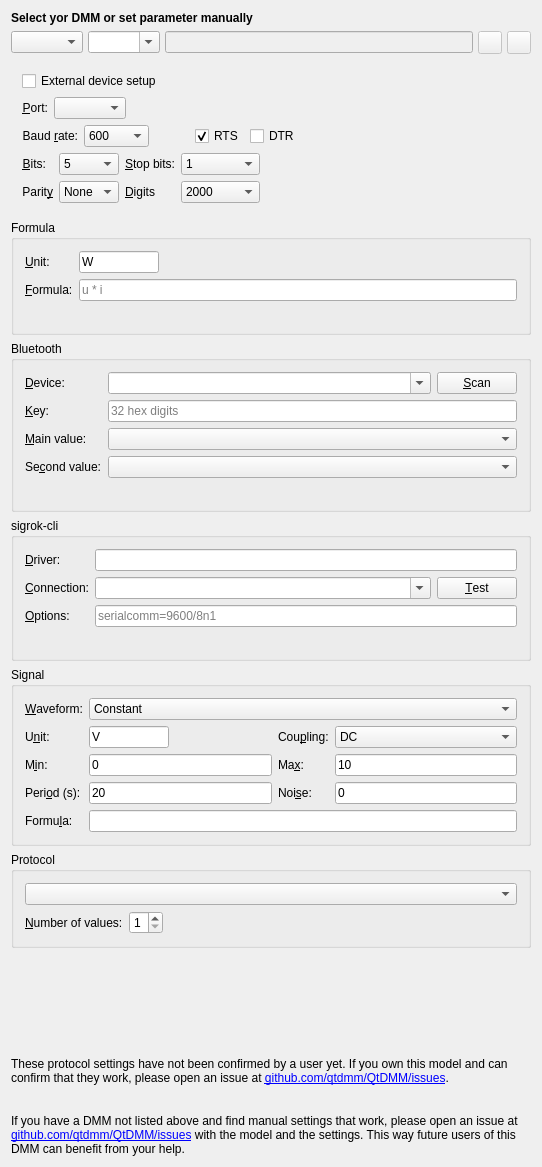
<?xml version="1.0" encoding="UTF-8"?>
<ui version="4.0">
 <class>UIMeterPrefs</class>
 <widget class="SettingsPage" name="UIMeterPrefs">
  <property name="geometry">
   <rect>
    <x>0</x>
    <y>0</y>
    <width>542</width>
    <height>690</height>
   </rect>
  </property>
  <layout class="QVBoxLayout" name="verticalLayout_2">
   <item>
    <widget class="QLabel" name="ui_hint">
     <property name="sizePolicy">
      <sizepolicy hsizetype="Minimum" vsizetype="Fixed">
       <horstretch>0</horstretch>
       <verstretch>0</verstretch>
      </sizepolicy>
     </property>
     <property name="frameShape">
      <enum>QFrame::NoFrame</enum>
     </property>
     <property name="text">
      <string>&lt;b&gt;Select yor DMM or set parameter manually&lt;/b&gt;</string>
     </property>
     <property name="wordWrap">
      <bool>false</bool>
     </property>
    </widget>
   </item>
   <item>
    <layout class="QHBoxLayout" name="_2">
     <property name="spacing">
      <number>5</number>
     </property>
     <item>
      <widget class="QComboBox" name="ui_vendor">
       <property name="whatsThis">
        <string>Select your DMM's vendor to narrow the model list below.</string>
       </property>
       <property name="sizeAdjustPolicy">
        <enum>QComboBox::AdjustToContents</enum>
       </property>
      </widget>
     </item>
     <item>
      <widget class="QComboBox" name="ui_model">
       <property name="whatsThis">
        <string>Here you may select your DMM model. If your DMM is not in the list, try to find working settings and open an issue at github.com/qtdmm/QtDMM/issues with them, so they can be added to the list in the next release.</string>
       </property>
       <property name="editable">
        <bool>true</bool>
       </property>
       <property name="currentText">
        <string notr="true"/>
       </property>
       <property name="insertPolicy">
        <enum>QComboBox::NoInsert</enum>
       </property>
       <property name="sizeAdjustPolicy">
        <enum>QComboBox::AdjustToContents</enum>
       </property>
      </widget>
     </item>
     <item>
      <widget class="QLineEdit" name="ui_filename">
       <property name="enabled">
        <bool>false</bool>
       </property>
       <property name="readOnly">
        <bool>true</bool>
       </property>
      </widget>
     </item>
     <item>
      <widget class="QToolButton" name="ui_load">
       <property name="enabled">
        <bool>false</bool>
       </property>
       <property name="toolTip">
        <string>Load Settings</string>
       </property>
       <property name="text">
        <string/>
       </property>
       <property name="icon">
        <iconset theme="document-open"/>
       </property>
      </widget>
     </item>
     <item>
      <widget class="QToolButton" name="ui_save">
       <property name="enabled">
        <bool>false</bool>
       </property>
       <property name="toolTip">
        <string>Save Settings</string>
       </property>
       <property name="text">
        <string/>
       </property>
       <property name="icon">
        <iconset theme="document-save"/>
       </property>
      </widget>
     </item>
    </layout>
   </item>
   <item>
    <widget class="QWidget" name="ButtonGroup11" native="true">
     <property name="title" stdset="0">
      <string>Port settings</string>
     </property>
     <layout class="QFormLayout" name="formLayout_6">
      <item row="0" column="0">
       <layout class="QHBoxLayout" name="horizontalLayout_2">
        <item>
         <widget class="QCheckBox" name="ui_externalSetup">
          <property name="text">
           <string>External device setup</string>
          </property>
         </widget>
        </item>
        <item>
         <spacer name="horizontalSpacer">
          <property name="orientation">
           <enum>Qt::Horizontal</enum>
          </property>
          <property name="sizeHint" stdset="0">
           <size>
            <width>40</width>
            <height>20</height>
           </size>
          </property>
         </spacer>
        </item>
       </layout>
      </item>
      <item row="1" column="0">
       <layout class="QHBoxLayout" name="horizontalLayout_3">
        <item>
         <layout class="QFormLayout" name="formLayout_4">
          <item row="0" column="0">
           <widget class="QLabel" name="TextLabel2">
            <property name="text">
             <string>&amp;Port:</string>
            </property>
            <property name="alignment">
             <set>Qt::AlignRight|Qt::AlignTrailing|Qt::AlignVCenter</set>
            </property>
            <property name="wordWrap">
             <bool>false</bool>
            </property>
            <property name="buddy">
             <cstring>port</cstring>
            </property>
           </widget>
          </item>
          <item row="0" column="1">
           <layout class="QHBoxLayout" name="_3">
            <property name="spacing">
             <number>2</number>
            </property>
            <property name="leftMargin">
             <number>0</number>
            </property>
            <property name="topMargin">
             <number>0</number>
            </property>
            <property name="rightMargin">
             <number>0</number>
            </property>
            <property name="bottomMargin">
             <number>0</number>
            </property>
            <item>
             <widget class="QComboBox" name="port">
              <property name="sizePolicy">
               <sizepolicy hsizetype="MinimumExpanding" vsizetype="Fixed">
                <horstretch>0</horstretch>
                <verstretch>0</verstretch>
               </sizepolicy>
              </property>
              <property name="whatsThis">
               <string>Choose the serial device here. &lt;i&gt;(Hint for DOS people: /dev/ttyS0 corresponds to COM1. /dev/ttyS1 to COM2 ...)&lt;/i&gt;</string>
              </property>
              <property name="currentText">
               <string notr="true"/>
              </property>
              <property name="currentIndex">
               <number>-1</number>
              </property>
             </widget>
            </item>
           </layout>
          </item>
         </layout>
        </item>
       </layout>
      </item>
      <item row="2" column="0">
       <layout class="QHBoxLayout" name="_4">
        <item>
         <layout class="QFormLayout" name="formLayout_5">
          <item row="0" column="0">
           <widget class="QLabel" name="ui_baudLabel">
            <property name="text">
             <string>Baud &amp;rate:</string>
            </property>
            <property name="alignment">
             <set>Qt::AlignRight|Qt::AlignTrailing|Qt::AlignVCenter</set>
            </property>
            <property name="wordWrap">
             <bool>false</bool>
            </property>
            <property name="buddy">
             <cstring>baudRate</cstring>
            </property>
           </widget>
          </item>
          <item row="0" column="1">
           <widget class="QComboBox" name="baudRate">
            <property name="whatsThis">
             <string>Select the baud rate for the DMM here. If you encounter problems connecting to your DMM try lowering the baud rate. I had some problems with my &lt;b&gt;Metex ME-32&lt;/b&gt;. The Documentation said 1200 baud but it only worked at 600.</string>
            </property>
            <property name="currentText">
             <string notr="true">600</string>
            </property>
            <property name="currentIndex">
             <number>0</number>
            </property>
            <item>
             <property name="text">
              <string notr="true">600</string>
             </property>
            </item>
            <item>
             <property name="text">
              <string notr="true">1200</string>
             </property>
            </item>
            <item>
             <property name="text">
              <string notr="true">1800</string>
             </property>
            </item>
            <item>
             <property name="text">
              <string notr="true">2400</string>
             </property>
            </item>
            <item>
             <property name="text">
              <string notr="true">4800</string>
             </property>
            </item>
            <item>
             <property name="text">
              <string notr="true">9600</string>
             </property>
            </item>
            <item>
             <property name="text">
              <string notr="true">19200</string>
             </property>
            </item>
           </widget>
          </item>
         </layout>
        </item>
        <item>
         <spacer name="horizontalSpacer_3">
          <property name="orientation">
           <enum>Qt::Horizontal</enum>
          </property>
          <property name="sizeHint" stdset="0">
           <size>
            <width>40</width>
            <height>20</height>
           </size>
          </property>
         </spacer>
        </item>
        <item>
         <widget class="QCheckBox" name="uirts">
          <property name="text">
           <string notr="true">RTS</string>
          </property>
          <property name="checked">
           <bool>true</bool>
          </property>
         </widget>
        </item>
        <item>
         <widget class="QCheckBox" name="uidtr">
          <property name="text">
           <string notr="true">DTR</string>
          </property>
         </widget>
        </item>
        <item>
         <spacer name="spacer3">
          <property name="orientation">
           <enum>Qt::Horizontal</enum>
          </property>
          <property name="sizeType">
           <enum>QSizePolicy::Expanding</enum>
          </property>
          <property name="sizeHint" stdset="0">
           <size>
            <width>40</width>
            <height>21</height>
           </size>
          </property>
         </spacer>
        </item>
       </layout>
      </item>
      <item row="3" column="0">
       <layout class="QHBoxLayout" name="horizontalLayout_4">
        <item>
         <layout class="QFormLayout" name="formLayout_2">
          <item row="0" column="0">
           <widget class="QLabel" name="ui_bitsLabel">
            <property name="text">
             <string>&amp;Bits:</string>
            </property>
            <property name="alignment">
             <set>Qt::AlignRight|Qt::AlignTrailing|Qt::AlignVCenter</set>
            </property>
            <property name="wordWrap">
             <bool>false</bool>
            </property>
            <property name="buddy">
             <cstring>bitsCombo</cstring>
            </property>
           </widget>
          </item>
          <item row="0" column="1">
           <widget class="QComboBox" name="bitsCombo">
            <property name="whatsThis">
             <string>Number of bits for serial communication.</string>
            </property>
            <property name="currentText">
             <string notr="true">5</string>
            </property>
            <item>
             <property name="text">
              <string notr="true">5</string>
             </property>
            </item>
            <item>
             <property name="text">
              <string notr="true">6</string>
             </property>
            </item>
            <item>
             <property name="text">
              <string notr="true">7</string>
             </property>
            </item>
            <item>
             <property name="text">
              <string notr="true">8</string>
             </property>
            </item>
           </widget>
          </item>
          <item row="1" column="0">
           <widget class="QLabel" name="ui_parityLabel">
            <property name="text">
             <string>Parit&amp;y</string>
            </property>
            <property name="alignment">
             <set>Qt::AlignRight|Qt::AlignTrailing|Qt::AlignVCenter</set>
            </property>
            <property name="wordWrap">
             <bool>false</bool>
            </property>
            <property name="buddy">
             <cstring>stopBitsCombo</cstring>
            </property>
           </widget>
          </item>
          <item row="1" column="1">
           <widget class="QComboBox" name="parityCombo">
            <property name="whatsThis">
             <string>Parity for serial communication. May be None, Odd or Even.</string>
            </property>
            <item>
             <property name="text">
              <string>None</string>
             </property>
            </item>
            <item>
             <property name="text">
              <string>Even</string>
             </property>
            </item>
            <item>
             <property name="text">
              <string>Odd</string>
             </property>
            </item>
           </widget>
          </item>
         </layout>
        </item>
        <item>
         <layout class="QFormLayout" name="formLayout_3">
          <item row="0" column="0">
           <widget class="QLabel" name="ui_stopLabel">
            <property name="text">
             <string>&amp;Stop bits:</string>
            </property>
            <property name="alignment">
             <set>Qt::AlignRight|Qt::AlignTrailing|Qt::AlignVCenter</set>
            </property>
            <property name="wordWrap">
             <bool>false</bool>
            </property>
            <property name="buddy">
             <cstring>stopBitsCombo</cstring>
            </property>
           </widget>
          </item>
          <item row="0" column="1">
           <widget class="QComboBox" name="stopBitsCombo">
            <property name="whatsThis">
             <string>Number of stop bits for serial communication.</string>
            </property>
            <property name="currentText">
             <string notr="true">1</string>
            </property>
            <item>
             <property name="text">
              <string notr="true">1</string>
             </property>
            </item>
            <item>
             <property name="text">
              <string notr="true">2</string>
             </property>
            </item>
           </widget>
          </item>
          <item row="1" column="0">
           <widget class="QLabel" name="ui_displayLabel">
            <property name="text">
             <string>&amp;Digits</string>
            </property>
            <property name="alignment">
             <set>Qt::AlignRight|Qt::AlignTrailing|Qt::AlignVCenter</set>
            </property>
            <property name="wordWrap">
             <bool>false</bool>
            </property>
            <property name="buddy">
             <cstring>stopBitsCombo</cstring>
            </property>
           </widget>
          </item>
          <item row="1" column="1">
           <widget class="QComboBox" name="displayCombo">
            <property name="whatsThis">
             <string>Number of display digits.
&lt;ul&gt;&lt;li&gt;3 1/2 - 2000 Counts&lt;/li&gt;
&lt;li&gt;3 3/4 - 4000 Counts&lt;/li&gt;
&lt;li&gt;4 1/2 - 20000 Counts&lt;/li&gt;
&lt;li&gt;4 3/4 - 40000 Counts&lt;/li&gt;
&lt;/ul&gt;</string>
            </property>
            <property name="currentText">
             <string notr="true">2000</string>
            </property>
            <item>
             <property name="text">
              <string notr="true">2000</string>
             </property>
            </item>
            <item>
             <property name="text">
              <string notr="true">4000</string>
             </property>
            </item>
            <item>
             <property name="text">
              <string notr="true">6000</string>
             </property>
            </item>
            <item>
             <property name="text">
              <string notr="true">8000</string>
             </property>
            </item>
            <item>
             <property name="text">
              <string notr="true">20000</string>
             </property>
            </item>
            <item>
             <property name="text">
              <string notr="true">22000</string>
             </property>
            </item>
            <item>
             <property name="text">
              <string notr="true">40000</string>
             </property>
            </item>
            <item>
             <property name="text">
              <string notr="true">50000</string>
             </property>
            </item>
            <item>
             <property name="text">
              <string notr="true">100000</string>
             </property>
            </item>
            <item>
             <property name="text">
              <string notr="true">200000</string>
             </property>
            </item>
            <item>
             <property name="text">
              <string notr="true">400000</string>
             </property>
            </item>
            <item>
             <property name="text">
              <string notr="true">400000</string>
             </property>
            </item>
            <item>
             <property name="text">
              <string notr="true">1000000</string>
             </property>
            </item>
           </widget>
          </item>
         </layout>
        </item>
        <item>
         <spacer name="horizontalSpacer_2">
          <property name="orientation">
           <enum>Qt::Horizontal</enum>
          </property>
          <property name="sizeHint" stdset="0">
           <size>
            <width>40</width>
            <height>20</height>
           </size>
          </property>
         </spacer>
        </item>
       </layout>
      </item>
     </layout>
    </widget>
   </item>
   <item>
    <widget class="QGroupBox" name="ui_calcGroup">
     <property name="title">
      <string>Formula</string>
     </property>
     <layout class="QFormLayout" name="formLayout_calc">
      <item row="0" column="0">
       <widget class="QLabel" name="ui_calcUnitLabel">
        <property name="text">
         <string>&amp;Unit:</string>
        </property>
        <property name="buddy">
         <cstring>ui_calcUnit</cstring>
        </property>
       </widget>
      </item>
      <item row="0" column="1">
       <widget class="QLineEdit" name="ui_calcUnit">
        <property name="whatsThis">
         <string>The unit of the calculated value, without SI prefix: W, V, A, Ohm, ...</string>
        </property>
        <property name="maximumSize">
         <size>
          <width>80</width>
          <height>16777215</height>
         </size>
        </property>
        <property name="text">
         <string notr="true">W</string>
        </property>
       </widget>
      </item>
      <item row="1" column="0">
       <widget class="QLabel" name="ui_calcExpressionLabel">
        <property name="text">
         <string>&amp;Formula:</string>
        </property>
        <property name="buddy">
         <cstring>ui_calcExpression</cstring>
        </property>
       </widget>
      </item>
      <item row="1" column="1">
       <widget class="QLineEdit" name="ui_calcExpression">
        <property name="whatsThis">
         <string>The value this instance shows, computed from the readings of the other running instances. Their names are the variables; + - * / ^, parentheses, numbers with SI suffix (1.5k) and sqrt, abs, log10, min, max are allowed.</string>
        </property>
        <property name="placeholderText">
         <string notr="true">u * i</string>
        </property>
       </widget>
      </item>
      <item row="2" column="1">
       <widget class="QLabel" name="ui_calcHint">
        <property name="text">
         <string notr="true"/>
        </property>
        <property name="textFormat">
         <enum>Qt::RichText</enum>
        </property>
        <property name="wordWrap">
         <bool>true</bool>
        </property>
       </widget>
      </item>
     </layout>
    </widget>
   </item>
   <item>
    <widget class="QGroupBox" name="ui_bleGroup">
     <property name="title">
      <string>Bluetooth</string>
     </property>
     <layout class="QGridLayout" name="gridLayout_ble">
      <item row="0" column="0">
       <widget class="QLabel" name="ui_bleAddressLabel">
        <property name="text">
         <string>&amp;Device:</string>
        </property>
        <property name="buddy">
         <cstring>ui_bleAddress</cstring>
        </property>
       </widget>
      </item>
      <item row="0" column="1">
       <widget class="QComboBox" name="ui_bleAddress">
        <property name="whatsThis">
         <string>The Bluetooth address of the Victron device, as VictronConnect shows it under Product info, Instant readout via Bluetooth. Scan lists the Victron devices in range.</string>
        </property>
        <property name="editable">
         <bool>true</bool>
        </property>
        <property name="sizePolicy">
         <sizepolicy hsizetype="Expanding" vsizetype="Fixed">
          <horstretch>0</horstretch>
          <verstretch>0</verstretch>
         </sizepolicy>
        </property>
       </widget>
      </item>
      <item row="0" column="2">
       <widget class="QPushButton" name="ui_bleScan">
        <property name="text">
         <string>&amp;Scan</string>
        </property>
       </widget>
      </item>
      <item row="1" column="0">
       <widget class="QLabel" name="ui_bleKeyLabel">
        <property name="text">
         <string>&amp;Key:</string>
        </property>
        <property name="buddy">
         <cstring>ui_bleKey</cstring>
        </property>
       </widget>
      </item>
      <item row="1" column="1" colspan="2">
       <widget class="QLineEdit" name="ui_bleKey">
        <property name="whatsThis">
         <string>The 32-digit encryption key of the device: VictronConnect, Product info, Instant readout via Bluetooth, Encryption data.</string>
        </property>
        <property name="placeholderText">
         <string notr="true">32 hex digits</string>
        </property>
       </widget>
      </item>
      <item row="2" column="0">
       <widget class="QLabel" name="ui_bleMainLabel">
        <property name="text">
         <string>&amp;Main value:</string>
        </property>
        <property name="buddy">
         <cstring>ui_bleMain</cstring>
        </property>
       </widget>
      </item>
      <item row="2" column="1" colspan="2">
       <widget class="QComboBox" name="ui_bleMain">
        <property name="whatsThis">
         <string>Which of the device's values the display, the analog meter and the recorder show.</string>
        </property>
       </widget>
      </item>
      <item row="3" column="0">
       <widget class="QLabel" name="ui_bleSecondLabel">
        <property name="text">
         <string>Se&amp;cond value:</string>
        </property>
        <property name="buddy">
         <cstring>ui_bleSecond</cstring>
        </property>
       </widget>
      </item>
      <item row="3" column="1" colspan="2">
       <widget class="QComboBox" name="ui_bleSecond">
        <property name="whatsThis">
         <string>A second value shown on the display's second line and logged in the readings table.</string>
        </property>
       </widget>
      </item>
      <item row="4" column="1" colspan="2">
       <widget class="QLabel" name="ui_bleHint">
        <property name="text">
         <string notr="true"/>
        </property>
        <property name="wordWrap">
         <bool>true</bool>
        </property>
       </widget>
      </item>
     </layout>
    </widget>
   </item>
   <item>
    <widget class="QGroupBox" name="ui_sigrokGroup">
     <property name="title">
      <string>sigrok-cli</string>
     </property>
     <layout class="QGridLayout" name="gridLayout_sigrok">
      <item row="0" column="0">
       <widget class="QLabel" name="ui_sigrokDriverLabel">
        <property name="text">
         <string>&amp;Driver:</string>
        </property>
        <property name="buddy">
         <cstring>ui_sigrokDriver</cstring>
        </property>
       </widget>
      </item>
      <item row="0" column="1" colspan="2">
       <widget class="QLineEdit" name="ui_sigrokDriver">
        <property name="whatsThis">
         <string>The libsigrok driver for this meter, filled in from the model. Change it only if sigrok-cli --list-supported names another one for your meter.</string>
        </property>
       </widget>
      </item>
      <item row="1" column="0">
       <widget class="QLabel" name="ui_sigrokConnLabel">
        <property name="text">
         <string>&amp;Connection:</string>
        </property>
        <property name="buddy">
         <cstring>ui_sigrokConn</cstring>
        </property>
       </widget>
      </item>
      <item row="1" column="1">
       <widget class="QComboBox" name="ui_sigrokConn">
        <property name="whatsThis">
         <string>How sigrok-cli reaches the meter (its conn= option): a serial port such as /dev/ttyUSB0 or COM3, usbtmc/&lt;vid&gt;.&lt;pid&gt; for USB-TMC, tcp-raw/&lt;host&gt;/5025 for LAN.</string>
        </property>
        <property name="editable">
         <bool>true</bool>
        </property>
        <property name="sizePolicy">
         <sizepolicy hsizetype="Expanding" vsizetype="Fixed">
          <horstretch>0</horstretch>
          <verstretch>0</verstretch>
         </sizepolicy>
        </property>
       </widget>
      </item>
      <item row="1" column="2">
       <widget class="QPushButton" name="ui_sigrokTest">
        <property name="text">
         <string>&amp;Test</string>
        </property>
        <property name="whatsThis">
         <string>Runs sigrok-cli --scan with these settings and shows whether the meter answers.</string>
        </property>
       </widget>
      </item>
      <item row="2" column="0">
       <widget class="QLabel" name="ui_sigrokOptionsLabel">
        <property name="text">
         <string>&amp;Options:</string>
        </property>
        <property name="buddy">
         <cstring>ui_sigrokOptions</cstring>
        </property>
       </widget>
      </item>
      <item row="2" column="1" colspan="2">
       <widget class="QLineEdit" name="ui_sigrokOptions">
        <property name="whatsThis">
         <string>Further driver options, colon separated, e.g. serialcomm=9600/8n1 for a serial connection.</string>
        </property>
        <property name="placeholderText">
         <string notr="true">serialcomm=9600/8n1</string>
        </property>
       </widget>
      </item>
      <item row="3" column="1" colspan="2">
       <widget class="QLabel" name="ui_sigrokHint">
        <property name="text">
         <string notr="true"/>
        </property>
        <property name="wordWrap">
         <bool>true</bool>
        </property>
        <property name="openExternalLinks">
         <bool>false</bool>
        </property>
       </widget>
      </item>
     </layout>
    </widget>
   </item>
   <item>
    <widget class="QGroupBox" name="ui_virtualGroup">
     <property name="title">
      <string>Signal</string>
     </property>
     <layout class="QGridLayout" name="gridLayout_virtual">
      <item row="0" column="0">
       <widget class="QLabel" name="ui_virtualSignalLabel">
        <property name="text">
         <string>&amp;Waveform:</string>
        </property>
        <property name="buddy">
         <cstring>ui_virtualSignal</cstring>
        </property>
       </widget>
      </item>
      <item row="0" column="1" colspan="3">
       <widget class="QComboBox" name="ui_virtualSignal">
        <property name="whatsThis">
         <string>What the virtual meter shows over time. Constant and Random stay within Min..Max; the periodic waveforms swing between Min and Max once per Period; Discharge falls from Max towards Min with the time constant Period; Custom uses your own formula (t = seconds since connecting).</string>
        </property>
        <item><property name="text"><string>Constant</string></property></item>
        <item><property name="text"><string>Random</string></property></item>
        <item><property name="text"><string>Sine</string></property></item>
        <item><property name="text"><string>Triangle</string></property></item>
        <item><property name="text"><string>Square</string></property></item>
        <item><property name="text"><string>Sawtooth</string></property></item>
        <item><property name="text"><string>Discharge</string></property></item>
        <item><property name="text"><string>Custom formula</string></property></item>
       </widget>
      </item>
      <item row="1" column="0">
       <widget class="QLabel" name="ui_virtualUnitLabel">
        <property name="text">
         <string>U&amp;nit:</string>
        </property>
        <property name="buddy">
         <cstring>ui_virtualUnit</cstring>
        </property>
       </widget>
      </item>
      <item row="1" column="1">
       <widget class="QLineEdit" name="ui_virtualUnit">
        <property name="maximumSize">
         <size>
          <width>80</width>
          <height>16777215</height>
         </size>
        </property>
        <property name="text">
         <string notr="true">V</string>
        </property>
       </widget>
      </item>
      <item row="1" column="2">
       <widget class="QLabel" name="ui_virtualCouplingLabel">
        <property name="text">
         <string>Cou&amp;pling:</string>
        </property>
        <property name="buddy">
         <cstring>ui_virtualCoupling</cstring>
        </property>
       </widget>
      </item>
      <item row="1" column="3">
       <widget class="QComboBox" name="ui_virtualCoupling">
        <item><property name="text"><string notr="true">DC</string></property></item>
        <item><property name="text"><string notr="true">AC</string></property></item>
       </widget>
      </item>
      <item row="2" column="0">
       <widget class="QLabel" name="ui_virtualMinLabel">
        <property name="text">
         <string>M&amp;in:</string>
        </property>
        <property name="buddy">
         <cstring>ui_virtualMin</cstring>
        </property>
       </widget>
      </item>
      <item row="2" column="1">
       <widget class="QLineEdit" name="ui_virtualMin">
        <property name="text">
         <string notr="true">0</string>
        </property>
       </widget>
      </item>
      <item row="2" column="2">
       <widget class="QLabel" name="ui_virtualMaxLabel">
        <property name="text">
         <string>Ma&amp;x:</string>
        </property>
        <property name="buddy">
         <cstring>ui_virtualMax</cstring>
        </property>
       </widget>
      </item>
      <item row="2" column="3">
       <widget class="QLineEdit" name="ui_virtualMax">
        <property name="text">
         <string notr="true">10</string>
        </property>
       </widget>
      </item>
      <item row="3" column="0">
       <widget class="QLabel" name="ui_virtualPeriodLabel">
        <property name="text">
         <string>Peri&amp;od (s):</string>
        </property>
        <property name="buddy">
         <cstring>ui_virtualPeriod</cstring>
        </property>
       </widget>
      </item>
      <item row="3" column="1">
       <widget class="QLineEdit" name="ui_virtualPeriod">
        <property name="text">
         <string notr="true">20</string>
        </property>
       </widget>
      </item>
      <item row="3" column="2">
       <widget class="QLabel" name="ui_virtualNoiseLabel">
        <property name="text">
         <string>Noi&amp;se:</string>
        </property>
        <property name="buddy">
         <cstring>ui_virtualNoise</cstring>
        </property>
       </widget>
      </item>
      <item row="3" column="3">
       <widget class="QLineEdit" name="ui_virtualNoise">
        <property name="whatsThis">
         <string>Peak-to-peak amplitude of random noise added to the signal, in the unit above. 0 for a clean signal.</string>
        </property>
        <property name="text">
         <string notr="true">0</string>
        </property>
       </widget>
      </item>
      <item row="4" column="0">
       <widget class="QLabel" name="ui_virtualFormulaLabel">
        <property name="text">
         <string>Formu&amp;la:</string>
        </property>
        <property name="buddy">
         <cstring>ui_virtualFormula</cstring>
        </property>
       </widget>
      </item>
      <item row="4" column="1" colspan="3">
       <widget class="QLineEdit" name="ui_virtualFormula">
        <property name="whatsThis">
         <string>The formula the waveform above expands to; editable with Custom formula. t is the time in seconds since connecting, pi, sin, cos, exp, floor, sqrt, abs, rand() and the readings of other instances may be used.</string>
        </property>
       </widget>
      </item>
     </layout>
    </widget>
   </item>
   <item>
    <widget class="QGroupBox" name="ui_protocol">
     <property name="title">
      <string>Protocol</string>
     </property>
     <layout class="QVBoxLayout" name="verticalLayout">
      <item>
       <widget class="QComboBox" name="protocolCombo">
        <property name="whatsThis">
         <string>Here you may select the Communication type. If you have a not &quot;officially&quot; supported multimeter, just try out the existing protocols. If you are lucky it may work. If you find working settings, send the to me.</string>
        </property>
       </widget>
      </item>
      <item>
       <layout class="QHBoxLayout" name="horizontalLayout_6">
        <item>
         <layout class="QFormLayout" name="formLayout_8">
          <property name="fieldGrowthPolicy">
           <enum>QFormLayout::AllNonFixedFieldsGrow</enum>
          </property>
          <item row="0" column="0">
           <widget class="QLabel" name="TextLabel1_6">
            <property name="text">
             <string>&amp;Number of values:</string>
            </property>
            <property name="buddy">
             <cstring>ui_numValues</cstring>
            </property>
           </widget>
          </item>
          <item row="0" column="1">
           <widget class="QSpinBox" name="ui_numValues">
            <property name="whatsThis">
             <string>Some multimeter send several lines of data containing different measured values. As QtDMM only shows one variable here you can set the number of lines to be ignored for each measurement (That means that QtDMM only uses the first line).</string>
            </property>
            <property name="minimum">
             <number>1</number>
            </property>
            <property name="maximum">
             <number>4</number>
            </property>
           </widget>
          </item>
         </layout>
        </item>
        <item>
         <spacer name="Spacer1_4">
          <property name="orientation">
           <enum>Qt::Horizontal</enum>
          </property>
          <property name="sizeType">
           <enum>QSizePolicy::Expanding</enum>
          </property>
          <property name="sizeHint" stdset="0">
           <size>
            <width>20</width>
            <height>20</height>
           </size>
          </property>
         </spacer>
        </item>
       </layout>
      </item>
     </layout>
    </widget>
   </item>
   <item>
    <spacer name="Spacer1_3">
     <property name="orientation">
      <enum>Qt::Vertical</enum>
     </property>
     <property name="sizeType">
      <enum>QSizePolicy::Expanding</enum>
     </property>
     <property name="sizeHint" stdset="0">
      <size>
       <width>20</width>
       <height>30</height>
      </size>
     </property>
    </spacer>
   </item>
   <item>
    <widget class="QLabel" name="message2">
     <property name="sizePolicy">
      <sizepolicy hsizetype="Minimum" vsizetype="MinimumExpanding">
       <horstretch>0</horstretch>
       <verstretch>0</verstretch>
      </sizepolicy>
     </property>
     <property name="text">
      <string>&lt;html&gt;&lt;head/&gt;&lt;body&gt;&lt;p&gt;These protocol settings have not been confirmed by a user yet. If you own this model and can confirm that they work, please open an issue at &lt;a href=&quot;https://github.com/qtdmm/QtDMM/issues&quot;&gt;&lt;span style=&quot; text-decoration: underline; color:#0000ff;&quot;&gt;github.com/qtdmm/QtDMM/issues&lt;/span&gt;&lt;/a&gt;.&lt;/p&gt;&lt;/body&gt;&lt;/html&gt;</string>
     </property>
     <property name="textFormat">
      <enum>Qt::RichText</enum>
     </property>
     <property name="alignment">
      <set>Qt::AlignBottom|Qt::AlignLeading|Qt::AlignLeft</set>
     </property>
     <property name="wordWrap">
      <bool>true</bool>
     </property>
     <property name="openExternalLinks">
      <bool>true</bool>
     </property>
    </widget>
   </item>
   <item>
    <widget class="QLabel" name="message">
     <property name="sizePolicy">
      <sizepolicy hsizetype="Minimum" vsizetype="MinimumExpanding">
       <horstretch>0</horstretch>
       <verstretch>0</verstretch>
      </sizepolicy>
     </property>
     <property name="text">
      <string>&lt;html&gt;&lt;head/&gt;&lt;body&gt;&lt;p&gt;If you have a DMM not listed above and find manual settings that work, please open an issue at &lt;a href=&quot;https://github.com/qtdmm/QtDMM/issues&quot;&gt;&lt;span style=&quot; text-decoration: underline; color:#0000ff;&quot;&gt;github.com/qtdmm/QtDMM/issues&lt;/span&gt;&lt;/a&gt; with the model and the settings. This way future users of this DMM can benefit from your help.&lt;/p&gt;&lt;/body&gt;&lt;/html&gt;</string>
     </property>
     <property name="textFormat">
      <enum>Qt::RichText</enum>
     </property>
     <property name="alignment">
      <set>Qt::AlignBottom|Qt::AlignLeading|Qt::AlignLeft</set>
     </property>
     <property name="wordWrap">
      <bool>true</bool>
     </property>
     <property name="openExternalLinks">
      <bool>true</bool>
     </property>
    </widget>
   </item>
  </layout>
 </widget>
 <layoutdefault spacing="6" margin="11"/>
 <customwidgets>
  <customwidget>
   <class>SettingsPage</class>
   <extends>QWidget</extends>
   <header>ui/settings/settingspage.h</header>
   <container>1</container>
  </customwidget>
 </customwidgets>
 <tabstops>
  <tabstop>ui_model</tabstop>
  <tabstop>port</tabstop>
  <tabstop>baudRate</tabstop>
  <tabstop>bitsCombo</tabstop>
  <tabstop>stopBitsCombo</tabstop>
  <tabstop>parityCombo</tabstop>
  <tabstop>displayCombo</tabstop>
 </tabstops>
 <includes>
  <include location="global">ui/settings/settingspage.h</include>
 </includes>
 <resources>
  <include location="../resources.qrc"/>
 </resources>
 <connections/>
</ui>
